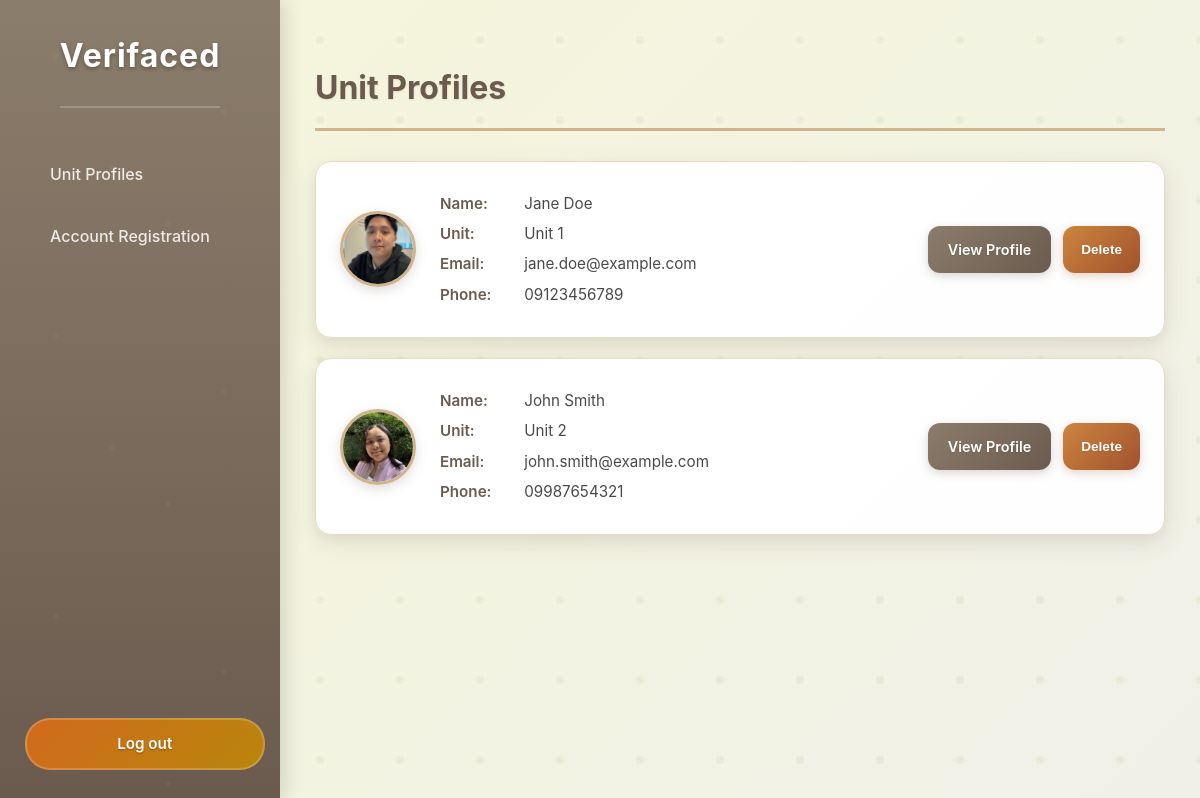
The page / on the database its author committed.
### tables this page shows
CREATE TABLE tenants (
    tenant_id INT AUTO_INCREMENT PRIMARY KEY,
    unit_id INT NOT NULL COMMENT 'Foreign key to units table',
    first_name VARCHAR(100) NOT NULL,
    last_name VARCHAR(100) NOT NULL,
    email VARCHAR(255) NOT NULL UNIQUE,
    password_hash VARCHAR(255) NOT NULL COMMENT 'Stores hashed passwords using password_hash()',
    phone_number VARCHAR(50) NOT NULL,
     
     
    known_face_path_1 VARCHAR(255) NULL COMMENT 'Path to first known face image for facial recognition',
    known_face_path_2 VARCHAR(255) NULL COMMENT 'Path to second known face image for facial recognition',
    known_face_path_3 VARCHAR(255) NULL COMMENT 'Path to third known face image for facial recognition',
    created_at TIMESTAMP DEFAULT CURRENT_TIMESTAMP,
    updated_at TIMESTAMP DEFAULT CURRENT_TIMESTAMP ON UPDATE CURRENT_TIMESTAMP,
    FOREIGN KEY (unit_id) REFERENCES units(unit_id) ON DELETE RESTRICT ON UPDATE CASCADE
);

CREATE TABLE units (
    unit_id INT AUTO_INCREMENT PRIMARY KEY,
    unit_number VARCHAR(50) NOT NULL UNIQUE COMMENT 'e.g., "Unit 1", "Unit 2"',
    created_at TIMESTAMP DEFAULT CURRENT_TIMESTAMP
);

### index.php (the view, shortened to what this page needs)
<?php
require_once 'db_connect.php';
$sql = "SELECT t.tenant_id, t.first_name, t.last_name, t.email, t.phone_number, t.known_face_path_1, t.known_face_path_2, t.known_face_path_3, t.unit_id, u.unit_number
        FROM tenants t
        JOIN units u ON t.unit_id = u.unit_id
        ORDER BY CAST(SUBSTRING_INDEX(u.unit_number, ' ', -1) AS UNSIGNED) ASC";
$unit_profiles = [];
if ($result = $conn->query($sql)) {
    if ($result->num_rows > 0) {
        while ($row = $result->fetch_assoc()) {
            $unit_profiles[] = $row;
        }
    } else {
        $_SESSION['flash_message'] = 'No unit profiles found in the database.';
        $_SESSION['flash_message_type'] = 'info';
    }
} else {
    $_SESSION['flash_message'] = 'Error retrieving unit profiles: ' . $conn->error;
    $_SESSION['flash_message_type'] = 'danger';
}
?>
<!DOCTYPE html>
<html lang="en">
<head>
</head>
<body>
    <div class="container">
        <aside class="sidebar">
            <div class="logo">Verifaced</div>
            <nav>
                <ul>
                    <li class="active"><a href="index.php"> Unit Profiles</a></li>
                    <li><a href="registration.php"> Account Registration</a></li>
                </ul>
            </nav>
            <a href="logout.php" class="logout-btn">Log out</a>
        </aside>
        <div class="content-area">
            <main class="main-content">
                <h2>Unit Profiles</h2>
                <div id="unitProfilesContent">
                    <?php
                    if (!empty($unit_profiles)) {
                        foreach ($unit_profiles as $profile) {
                            $image_to_display_path = $profile['known_face_path_1'];
                            $profile_pic_src = !empty($image_to_display_path) && file_exists(__DIR__ . '/' . $image_to_display_path) ? htmlspecialchars($image_to_display_path) : 'https://placehold.co/60x60/CCCCCC/000000?text=No+Pic';
                            echo '<div class="tenant-profile-card">';
                            echo '<img src="' . $profile_pic_src . '" alt="Profile Picture" class="profile-pic">';
                            echo '<div class="tenant-info">';
                            echo '<p><strong>Name:</strong> ' . htmlspecialchars($profile['first_name'] . ' ' . $profile['last_name']) . '</p>';
                            echo '<p><strong>Unit:</strong> ' . htmlspecialchars($profile['unit_number']) . '</p>';
                            echo '<p><strong>Email:</strong> ' . htmlspecialchars($profile['email']) . '</p>';
                            echo '<p><strong>Phone:</strong> ' . htmlspecialchars($profile['phone_number']) . '</p>';
                            echo '</div>';
                            echo '<div class="tenant-actions">';
                            echo '<a href="tenant_info.php?unit_id=' . htmlspecialchars($profile['unit_id']) . '" class="btn view-profile-btn">View Profile</a>';
                            echo '<button class="btn delete-btn" data-tenant-id="' . htmlspecialchars($profile['tenant_id']) . '" data-tenant-name="' . htmlspecialchars($profile['first_name'] . ' ' . $profile['last_name']) . '" data-unit-number="' . htmlspecialchars($profile['unit_number']) . '">Delete</button>';
                            echo '</div>';
                            echo '</div>';
                        }
                    } else {
                        echo '<p>No tenant profiles found.</p>';
                    }
                    ?>
                </div>
            </main>
        </div>
    </div>
</body>
</html>

### rows shown on the page
tenants: known_face_path_1 (picture), first_name+last_name "Jane Doe", unit.unit_number "Unit 1", email "jane.doe@example.com", phone_number "09123456789"
tenants: known_face_path_1 (picture), first_name+last_name "John Smith", unit.unit_number "Unit 2", email "john.smith@example.com", phone_number "09987654321"
